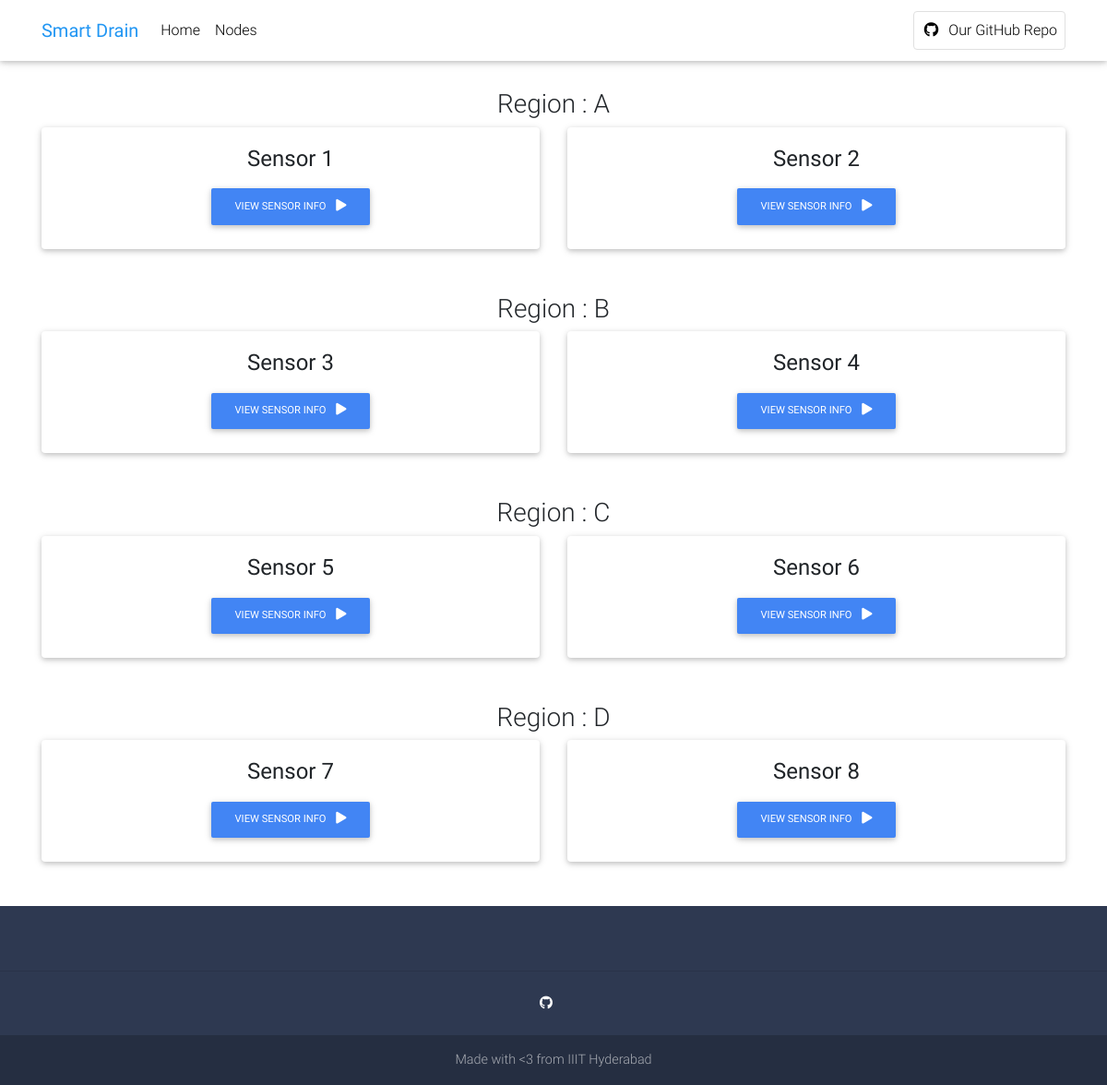
/details, run on the app's committed database.
### DrainMonit/models.py (models this page shows, shortened)
class Pipe(models.Model):
    LOCATION = (
        ('A','a'),
        ('B','b'),
        ('C','c'),
        ('D','d'),
        ('E','e'),
    )
    MATERIAL = (
        ('high-density polyethylene', 'HDPE'),
        ('polyvinyl chloride', 'PVC'),
        ('clay', 'CLY'),
        ('concrete', 'CNCRT'),
        ('Steel', 'STL'),
    )
    location                = models.CharField("Location", max_length=60, choices=LOCATION)
    diameter                = models.CharField("Diameter", max_length=60, null=True)
    angle                   = models.FloatField("Angle", null=True)
    material                = models.CharField("Material", max_length=60, choices=MATERIAL)
    elevation               = models.FloatField("Elevation", null=True)

### DrainMonit/views.py (the view)
# urls.py: path('details', views.details, name='details'),
def details(request):
    all_sensors = Pipe.objects.all()
    context = {
    'sensors' : all_sensors,
    }
    return render(request, 'home/details.html', context)

### DrainMonit/templates/home/details.html
{% extends "home/base.html" %}
{% block content %}
    <section class="text-center">
      {% for s in sensors %}
        {% if forloop.counter|divisibleby:2 is not True %}
          <h3> Region : {{ s.location }}</h3>
          <div class="row mb-4 wow fadeIn">
        {% endif %}
        <div class="col-md-6 mb-4">
          <div class="card">
            <div class="card-body">
              <h4 class="card-title">Sensor {{ s.pk }}</h4>
              <a href="sensor/{{ s.pk }}"
                class="btn btn-primary btn-md">View sensor info
                <i class="fas fa-play ml-2"></i>
              </a>
            </div>
          </div>
        </div>
        {% if forloop.counter|divisibleby:2 %}
          </div>
        {% endif %}
    {% endfor %}
    </section>
{% endblock %}

### data on the page
Pipe: location "A", pk "1"
Pipe: pk "2"
Pipe: location "B", pk "3"
Pipe: pk "4"
Pipe: location "C", pk "5"
Pipe: pk "6"
Pipe: location "D", pk "7"
Pipe: pk "8"
